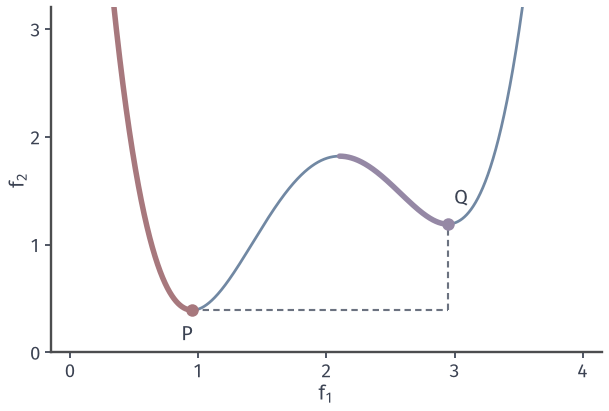

This chart was generated by the following Python code:
from pathlib import Path
import sys
sys.path.insert(0, str(Path(__file__).resolve().parents[1]/"moo-common"))
from moo_fig import *
HERE = Path(__file__).resolve().parent
# One variable x in [0,4]: f1=x, f2=(x-1)^2(x-3)^2+0.4x. Curve in objective plane.
fig, ax = figure(width_mm=86, height_mm=58)
x = np.linspace(0, 4, 4001); f2 = (x-1)**2*(x-3)**2+.4*x
rec = np.minimum.accumulate(f2); glob = f2 <= rec+1e-12
d = np.gradient(f2, x); loc = (d < 0)&~glob
setup(ax, (-.15, 4.15), (0, 3.2), range(0, 5), range(0, 4))
ax.plot(x, f2, color=BLUE, lw=1.1, zorder=2)
def seg(mask, **kw):
    idx = np.where(mask)[0]
    for g in np.split(idx, np.where(np.diff(idx) > 1)[0]+1): ax.plot(x[g], f2[g], **kw)
seg(glob, color=RED, lw=2.2, zorder=4, solid_capstyle='round')
seg(loc, color=PURPLE, lw=2.2, zorder=4, solid_capstyle='round')
i1 = np.where(glob)[0][-1]; j = 3000+np.argmin(f2[2500:3500])-500
j = 2500+np.argmin(f2[2500:3500])
dot(ax, (x[i1], f2[i1])); dot(ax, (x[j], f2[j]), PURPLE)
ax.plot([x[i1], x[j]], [f2[i1]]*2, color=MUTED, lw=.85, ls=(0, (3, 2))); ax.plot([x[j]]*2, [f2[i1], f2[j]], color=MUTED, lw=.85, ls=(0, (3, 2)))
ax.text(x[i1]-.04, f2[i1]-.28, '$P$', color=INK, ha='center'); ax.text(x[j]+.05, f2[j]+.18, '$Q$', color=INK)
save(fig, HERE, 'figure', {'P': [float(x[i1]), float(f2[i1])], 'Q': [float(x[j]), float(f2[j])]})
print(x[i1], f2[i1], x[j], f2[j], x[loc].min(), x[loc].max())
